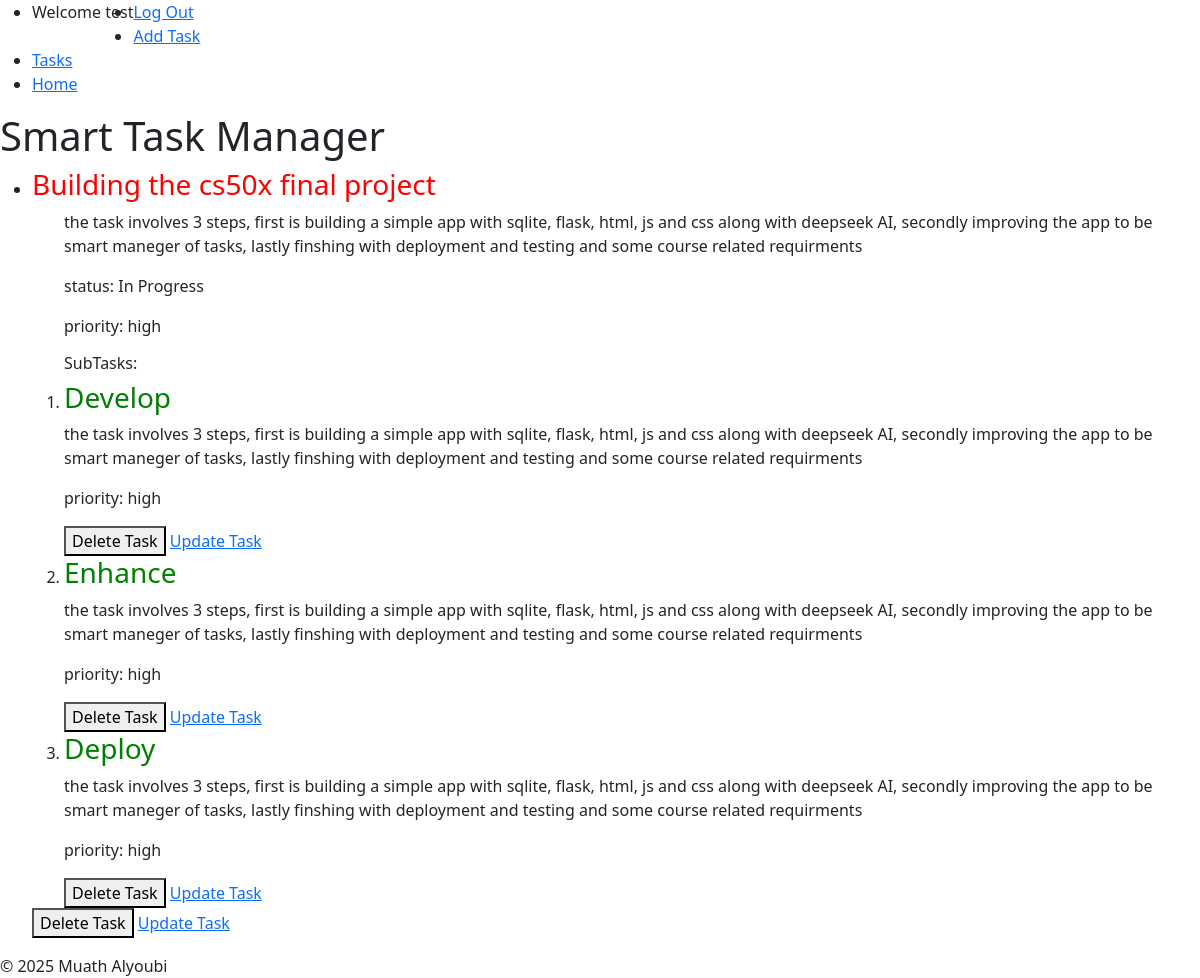
Page /tasks (signed in) on the committed database.
### tables this page shows
CREATE TABLE tasks(
                id INTEGER PRIMARY KEY AUTOINCREMENT NOT NULL,
                title TEXT NOT NULL,
                user_id INTEGER NOT NULL,
                description TEXT,
                status TEXT NOT NULL DEFAULT 'To Do',
                created_at TIMESTAMP DEFAULT CURRENT_TIMESTAMP, 
                priority TEXT NOT NULL, 
                due_date DATE, parent_id INTEGER DEFAULT NULL,  
                FOREIGN KEY (user_id) REFERENCES users(id) ON DELETE CASCADE
                );

### app.py (the view)
@app.route("/tasks")
@login_required
def tasks():
    tasks =  get_tasks_by_user(session["user_id"])
    subtasks = get_subtasks(session["user_id"])
    return render_template("tasks.html", tasks=tasks,  subtasks=subtasks)

### db.py (called while the page is built)
def get_db():
    if "db" not in g:
        g.db = sqlite3.connect(
            DATABASE,
            detect_types=sqlite3.PARSE_DECLTYPES,
            check_same_thread=False
        )
        g.db.row_factory = sqlite3.Row
    return g.db

def get_tasks_by_user(user_id):
    db = get_db()
    return db.execute(
        """SELECT * FROM tasks WHERE user_id = ? ORDER BY
        CASE WHEN due_date IS NULL THEN 1 ELSE 0 END,
        due_date ASC,
        CASE priority
            WHEN 'high' THEN 1
            WHEN 'medium' THEN 2
            WHEN 'low' THEN 3
        END ASC;
        """,(user_id,)).fetchall()

def get_subtasks(user_id):
    db = get_db()
    return db.execute(
        "SELECT * FROM tasks WHERE user_id = ? AND parent_id IS NOT NULL ORDER BY parent_id",
        (user_id,)).fetchall()

### helpers.py (called while the page is built)
def login_required(f):
    @wraps(f)
    def decorated_function(*args, **kwargs):
        if session.get("user_id") is None:
            return redirect(url_for('login', next=request.url))
        return f(*args, **kwargs)
    return decorated_function

### templates/tasks.html (shortened to what this page needs)
{% extends "layout.html" %}
{% block body %}
    <header>
        <h1>Smart Task Manager</h1>
    </header>
    <main>
        <section id="tasks">
            <ul>
                {% for task in tasks %}
                    {% if task.parent_id is none %}
                        <li>
                            <h3 style="color: red;">{{ task.title }}</h3>
                            <ul>
                                <p>{{ task.description }}</p>
                                <p>status: {{ task.status }}</p>
                                <p>priority: {{ task.priority }}</p>
                            </ul>
                                {% set ns = namespace(printed=false) %}
                                <ol>
                                {% for sub in subtasks %}
                                    {% if sub.parent_id == task.id %}
                                        {% if not ns.printed %}
                                            <h6>SubTasks:</h6>
                                            {% set ns.printed = true %}
                                        {% endif %}
                                    <li>
                                        <h3 style="color: green;">{{ sub.title }}</h3>
                                        <p>{{ task.description }}</p>
                                        <p>priority: {{ task.priority }}</p>
                                        <button onclick="deleteTask('{{ task.id }}')" id="delete-task">Delete Task</button>
                                        <a href="{{ url_for('editTask', id=sub.id) }}" id="update-task">Update Task</a>
                                    </li>
                                    {% endif %}
                            {% endfor %}
                            </ol>
                            <button onclick="deleteTask('{{ task.id }}')" id="delete-task">Delete Task</button>
                            <a href="{{ url_for('editTask', id=task.id) }}" id="update-task">Update Task</a>
                        </li>
                    {% endif %}
                {% endfor %}
            </ul>
        </section>
    </main>
{% endblock %}

### rows in the picture
tasks: title "Building the cs50x final project", description "the task involves 3 steps, first is building a simple app with sqlite, flask, html, js and css along with deepseek AI, secondly improving the app to be smart maneger of tasks, lastly finshing with deployment and testing and some course related requirments", status "In Progress", priority "high"
tasks: shows "SubTasks:", title "Develop"
tasks: title "Enhance"
tasks: title "Deploy"

### other values in the picture
{{ session["username"] }} "test"
